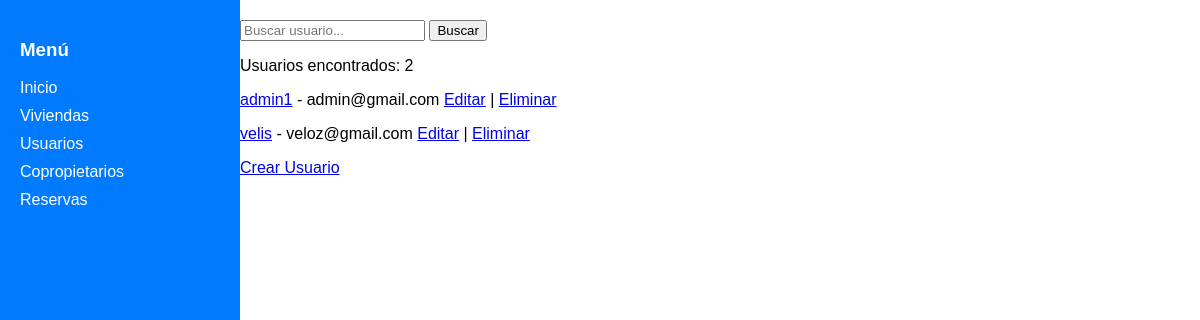
Screenshot of /users/list/ (signed in) with the database file from the repository.
### users/models.py (models this page shows, shortened)
class CustomUser(AbstractUser):
    ROLES = [
        ('admin', 'Administrador'),
        ('portero', 'Portero'),
        ('limpieza', 'Personal de limpieza'),
        ('visitante', 'Visitante'),
    ]
    HABITANTE_TYPES = [
        ('titular', 'Titular'),
        ('dueno', 'Dueño'),
        ('copropietario', 'Copropietario'),
        ('menor', 'Menor'),
    ]
    phone = models.CharField(max_length=15, blank=True, null=True)
    address = models.TextField(blank=True, null=True)
    role = models.CharField(max_length=20, choices=ROLES, default='visitante')
    tipo_habitante = models.CharField(max_length=20, choices=HABITANTE_TYPES, blank=True, null=True)
    vivienda = models.ForeignKey(
        'vivienda.Vivienda',  # Especificamos el modelo correctamente
        on_delete=models.SET_NULL,
        null=True,
        blank=True,
        related_name="residentes"  # Cambiamos el related_name para evitar conflicto
    )

### users/views.py (the view)
# urls.py: path('list/', user_list, name='user_list'),
@login_required
def user_list(request):
    query = request.GET.get('q', '')
    users = CustomUser.objects.filter(username__icontains=query)
    return render(request, 'users/user_list.html', {'users': users, 'query': query})

### users/templates/users/user_list.html
{% extends 'base.html' %}
{% block content %}
<form method="GET">
    <input type="text" name="q" placeholder="Buscar usuario..." value="{{ query }}">
    <button type="submit">Buscar</button>
</form>
{% if users %}
    <p>Usuarios encontrados: {{ users|length }}</p>
{% else %}
    <p>No se encontraron usuarios</p>
{% endif %}
{% for user in users %}
<p>
    <a href="{% url 'user_profile' user.pk %}">{{ user.username }}</a> - {{ user.email }}
    <a href="{% url 'user_edit' user.pk %}">Editar</a> |
    <a href="{% url 'user_delete' user.pk %}">Eliminar</a>
</p>
{% endfor %}
<a href="{% url 'user_create' %}">Crear Usuario</a>
{% endblock %}

### templates/base.html (style rules this page uses)
body { font-family: Arial, sans-serif; margin: 0; padding: 0; }

### rows the page displays
CustomUser: username "admin1", email "admin@gmail.com"
CustomUser: username "velis", email "veloz@gmail.com"

### other values shown
{{ users|length }} "2"
